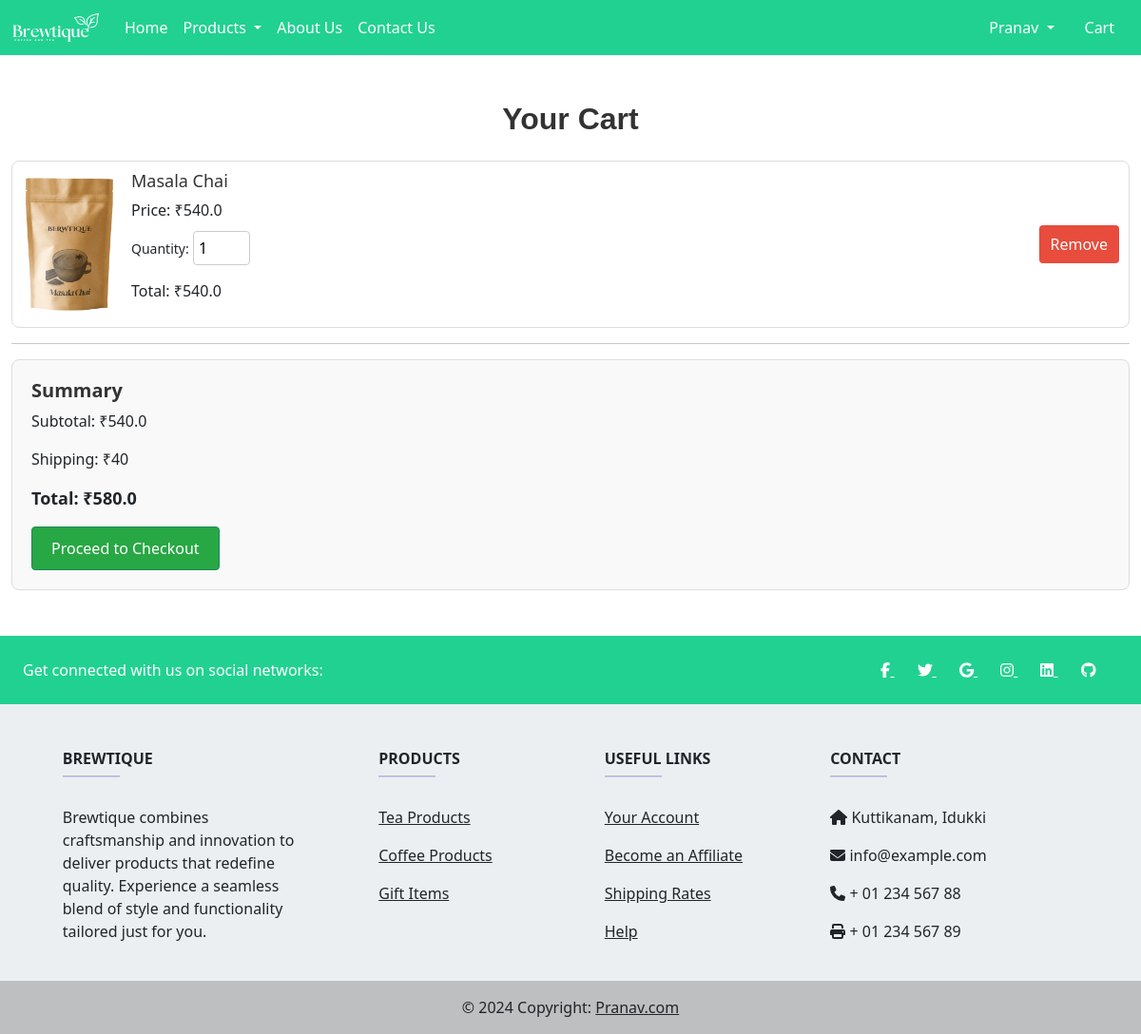
The page /cart/ (signed in) on the database its author committed.
### app/models.py (models this page shows, shortened)
class Product(models.Model):
    title = models.CharField(max_length=200, verbose_name="Product Title")
    selling_price = models.FloatField(null=True, blank=True,verbose_name="Selling Price")
    discounted_price = models.FloatField(null=True, blank=True, verbose_name="Discounted Price")
    description = models.TextField(verbose_name="Product Description")
    composition = models.TextField(null=True, blank=True, verbose_name="Composition")
    prod_app = models.TextField(null=True, blank=True, verbose_name="Product Application")
    category = models.CharField(choices=CATEGORY_CHOICES, max_length=20, verbose_name="Product Category")
    product_image = models.ImageField(upload_to='product', null=True, blank=True, verbose_name="Product Image")
    stock = models.CharField(max_length=20, choices=[('available', 'Available'), ('not available', 'Not Available')], default='available', verbose_name="Stock Status")

### app/views.py (the view)
# urls.py: path('cart/', views.show_cart, name='showcart'),
def show_cart(request):
    user = request.user
    cart = Cart.objects.filter(user=user)
    amount = 0
    shipping_amount = 40  # Example fixed shipping cost
    cart_items = []
    for item in cart:
        total_item_cost = item.quantity * item.product.discounted_price
        amount += total_item_cost
        cart_items.append({
            'id': item.id,
            'product': item.product,
            'quantity': item.quantity,
            'total_cost': total_item_cost,
        })
    total_amount = amount + shipping_amount
    return render(request, 'app/addtocart.html', {
        'cart_items': cart_items,
        'total_amount': total_amount,
        'shipping_amount': shipping_amount,
        'amount': amount
    })

### app/templates/app/addtocart.html (shortened to what this page needs)
{% extends 'app/base.html' %}
{% load static %}
{% block main-content %}
<div class="container my-5" style="max-width: 1200px; margin: 0 auto;">
    <h2 class="text-center mb-4" style="font-family: 'Arial', sans-serif; color: #333; font-weight: bold;">Your Cart</h2>
    <div class="cart-items">
        {% for item in cart_items %}
            <div class="cart-item" data-id="{{ item.id }}" style="display: flex; align-items: center; justify-content: space-between; padding: 10px; border: 1px solid #ddd; border-radius: 8px; margin-bottom: 15px;">
                <img src="{{ item.product.product_image.url }}" alt="{{ item.product.title }}" width="100" style="border-radius: 8px;">
                <div style="flex: 1; padding-left: 15px;">
                    <h4 style="font-size: 18px; color: #333;">{{ item.product.title }}</h4>
                    <p style="margin: 5px 0;">Price: ₹{{ item.product.discounted_price }}</p>
                    <label for="quantity-{{ item.id }}" style="font-size: 14px;">Quantity:</label>
                    <input type="number" class="quantity-input" id="quantity-{{ item.id }}" value="{{ item.quantity }}" min="1" style="width: 60px; padding: 5px; margin: 5px 0; border: 1px solid #ccc; border-radius: 4px;">
                    <p style="margin-top: 10px;">Total: ₹<span class="item-total">{{ item.total_cost }}</span></p>
                </div>
                <button class="remove-btn btn btn-danger" data-id="{{ item.id }}" style="padding: 8px 12px; border-radius: 4px; background-color: #e74c3c; color: white; border: none;">Remove</button>
            </div>
            <hr>
        {% endfor %}
    </div>
    <div class="cart-summary" style="padding: 20px; border: 1px solid #ddd; border-radius: 8px; background-color: #f9f9f9;">
        <h3 style="font-size: 20px; color: #333; font-weight: bold;">Summary</h3>
        <p style="font-size: 16px;">Subtotal: ₹<span id="subtotal">{{ amount }}</span></p>
        <p style="font-size: 16px;">Shipping: ₹<span id="shipping">{{ shipping_amount }}</span></p>
        <p style="font-size: 18px; font-weight: bold;">Total: ₹<span id="total">{{ total_amount }}</span></p>
        <a href="{% url 'confirm-order' %}" class="btn btn-success" style="padding: 10px 20px; background-color: #28a745; color: white; text-decoration: none; border-radius: 4px;">Proceed to Checkout</a>
    </div>
</div>
{% endblock main-content %}

### app/templates/app/base.html (shortened to what this page needs)
{% load static %}
<!doctype html>
<html lang="en">
  <head>
    <link rel="stylesheet" href="{% static 'app/css/style.css' %}">
    <link href="https://cdn.jsdelivr.net/npm/bootstrap@5.3.3/dist/css/bootstrap.min.css" rel="stylesheet">
  </head>
  <body>
    <nav class="navbar navbar-expand-lg" style="background-color: #21d192">
      <div class="container-fluid">
        <a class="navbar-brand" href="#">
          <img src="{% static 'app/img/logo1.png' %}" alt="Company Logo">
        </a>
        <div class="collapse navbar-collapse" id="navbarSupportedContent">
          <ul class="navbar-nav me-auto mb-2 mb-lg-0">
            {% if request.user.is_authenticated %}
            <li class="nav-item">
              <a class="nav-link text-white" aria-current="page" href="/">Home</a>
            </li>
            <li class="nav-item dropdown">
              <a class="nav-link dropdown-toggle text-white" href="#" role="button" data-bs-toggle="dropdown" aria-expanded="false">
                Products
              </a>
            </li>
            <li class="nav-item">
              <a class="nav-link text-white" href="{% url 'about' %}">About Us</a>
            </li>
            <li class="nav-item">
              <a class="nav-link text-white" href="{% url 'contact' %}">Contact Us</a>
            </li>
            {% endif %}
          </ul>
        </div>
        <ul class="navbar-nav me-auto mb-2 mb-lg-0">
          {% if request.user.is_authenticated %}
          <li class="nav-item dropdown mx-2">
            <a class="nav-link dropdown-toggle text-white" href="#" role="button" data-bs-toggle="dropdown" aria-expanded="false">
              {{ request.user.first_name|default:request.user.username }}
            </a>
          </li>
          <li class="nav-item mx-2">
            <a href="{% url 'showcart' %}" class="nav-link text-white">Cart {{ cart_count }}</a>
          </li>
          {% endif %}
        </ul>
      </div>
    </nav>
    {% block main-content %}{% endblock main-content %}
     <footer
     class="text-center text-lg-start text-dark "
     style="background-color: #eceff1"
   >
     <section
       class="d-flex justify-content-between p-4 text-white"
       style="background-color: #21d192"
     >
       <div class="me-5">
         <span>Get connected with us on social networks:</span>
       </div>
       <div>
         <a href="" class="text-white me-4">
           <i class="fab fa-facebook-f"></i>
         </a>
         <a href="" class="text-white me-4">
           <i class="fab fa-twitter"></i>
         </a>
         <a href="" class="text-white me-4">
           <i class="fab fa-google"></i>
         </a>
         <a href="" class="text-white me-4">
           <i class="fab fa-instagram"></i>
         </a>
         <a href="" class="text-white me-4">
           <i class="fab fa-linkedin"></i>
         </a>
         <a href="" class="text-white me-4">
           <i class="fab fa-github"></i>
         </a>
       </div>
     </section>
     <section class="">
       <div class="container text-center text-md-start mt-5">
         <div class="row mt-3">
           <div class="col-md-3 col-lg-4 col-xl-3 mx-auto mb-4">
             <h6 class="text-uppercase fw-bold">Brewtique</h6>
             <hr
               class="mb-4 mt-0 d-inline-block mx-auto"
               style="width: 60px; background-color: #7c4dff; height: 2px"
             />
             <p>
              Brewtique combines craftsmanship and innovation to deliver products that redefine quality. Experience a seamless blend of style and functionality tailored just for you.
             </p>
           </div>
           <div class="col-md-2 col-lg-2 col-xl-2 mx-auto mb-4">
             <h6 class="text-uppercase fw-bold">Products</h6>
             <hr
               class="mb-4 mt-0 d-inline-block mx-auto"
               style="width: 60px; background-color: #7c4dff; height: 2px"
             />
             <p>
               <a href="#!" class="text-dark">Tea Products</a>
             </p>
             <p>
               <a href="#!" class="text-dark">Coffee Products</a>
             </p>
             <p>
               <a href="#!" class="text-dark">Gift Items</a>
             </p>
           </div>
           <div class="col-md-3 col-lg-2 col-xl-2 mx-auto mb-4">
             <h6 class="text-uppercase fw-bold">Useful links</h6>
             <hr
               class="mb-4 mt-0 d-inline-block mx-auto"
               style="width: 60px; background-color: #7c4dff; height: 2px"
             />
             <p>
               <a href="#!" class="text-dark">Your Account</a>
             </p>
             <p>
               <a href="#!" class="text-dark">Become an Affiliate</a>
             </p>
             <p>
               <a href="#!" class="text-dark">Shipping Rates</a>
             </p>
             <p>
               <a href="#!" class="text-dark">Help</a>
             </p>
           </div>
           <div class="col-md-4 col-lg-3 col-xl-3 mx-auto mb-md-0 mb-4">
             <h6 class="text-uppercase fw-bold">Contact</h6>
             <hr
               class="mb-4 mt-0 d-inline-block mx-auto"
               style="width: 60px; background-color: #7c4dff; height: 2px"
             />
             <p><i class="fas fa-home mr-3"></i> Kuttikanam, Idukki</p>
             <p><i class="fas fa-envelope mr-3"></i> info@example.com</p>
             <p><i class="fas fa-phone mr-3"></i> + 01 234 567 88</p>
             <p><i class="fas fa-print mr-3"></i> + 01 234 567 89</p>
           </div>
         </div>
       </div>
     </section>
     <div class="text-center p-3" style="background-color: rgba(0, 0, 0, 0.2)">
       © 2024 Copyright:
       <a class="text-dark" href="https://mdbootstrap.com/">Pranav.com</a>
     </div>
   </footer>
  </body>
</html>

### rows shown on the page
Product: product.product_image (picture), product "Masala Chai", product.discounted_price "540.0", quantity "1", total_cost "540.0"

### other values the page prints
{{ request.user.first_name|default:request.user.username }} "Pranav"
{{ amount }} "540.0"
{{ shipping_amount }} "40"
{{ total_amount }} "580.0"
